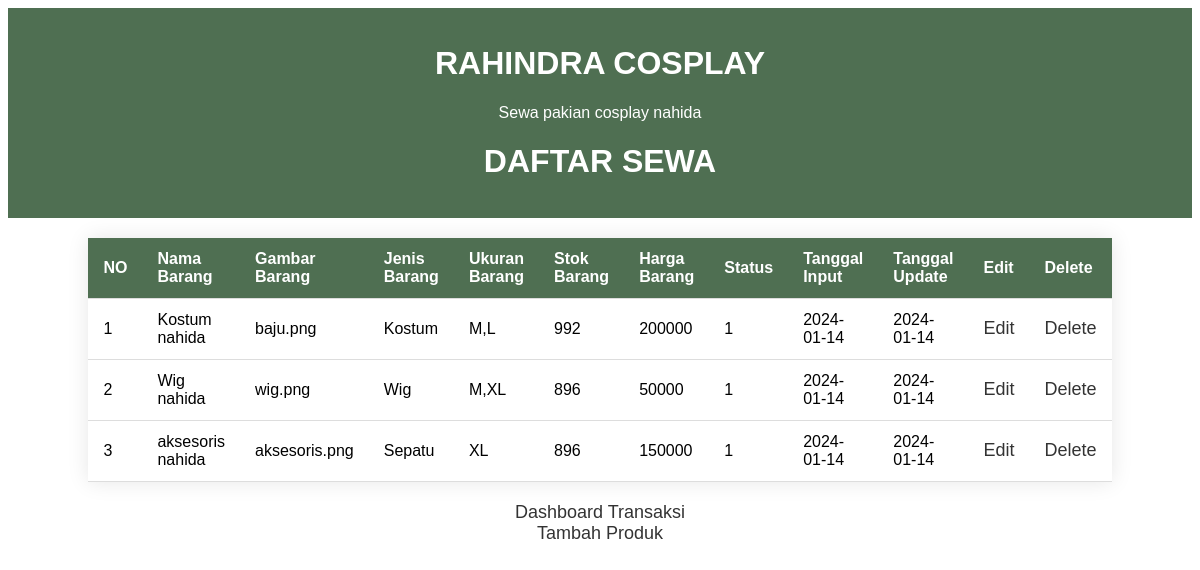
Screenshot of /admin/dashboardProduct.php (signed in) with the database file from the repository.
### tables this page shows
CREATE TABLE `barang` (
  `id_barang` int(11) NOT NULL,
  `nama_barang` varchar(80) NOT NULL,
  `gambar_barang` varchar(150) NOT NULL,
  `jenis_barang` varchar(50) NOT NULL,
  `ukuran_barang` varchar(20) NOT NULL,
  `stok_barang` int(11) NOT NULL,
  `harga_barang` double NOT NULL,
  `status` tinyint(1) NOT NULL DEFAULT 1,
  `tgl_input` date NOT NULL DEFAULT current_timestamp(),
  `tgl_update` date NOT NULL DEFAULT current_timestamp()
);

### app/Dbconfig.php (called while the page is built, shortened)
<?php
class Database
{
    private $host       = "localhost";
    private $username   = "root";
    private $pass       = "";
    private $db_name    = "db_human";
    protected function __construct()
    {
        return $this->db = mysqli_connect($this->host, $this->username, $this->pass, $this->db_name);
    }
}

### app/Transaksi.php (called while the page is built, shortened)
<?php
require_once 'Dbconfig.php';
class Transaksi extends DB\Database
{
    function getAllProduct()
    {
        $sql = "SELECT * FROM barang";
        $query = mysqli_query($this->db, $sql);
        while ($data = mysqli_fetch_array($query)) {
            $transaksi[] = $data;
        }
        return $transaksi ?? '';
    }
}

### admin/dashboardProduct.php (the view, shortened to what this page needs)
<!DOCTYPE html>
<html lang="en">
<head>
    <link rel="stylesheet" href="../css/dashboardAdmin.css">
    <?php
    require '../app/Transaksi.php';
    $trans = new Transaksi();
    ?>
</head>
<body>
<header>
        <h1 style="color: white;">RAHINDRA COSPLAY</h1>
        <p>Sewa pakian cosplay nahida</p>
        <h1 style="color: white;">DAFTAR SEWA</h1>
    </header>
    <table>
        <thead>
            <tr>
                <th>NO</th>
                <th>Nama Barang</th>
                <th>Gambar Barang</th>
                <th>Jenis Barang</th>
                <th>Ukuran Barang</th>
                <th>Stok Barang</th>
                <th>Harga Barang</th>
                <th>Status</th>
                <th>Tanggal Input</th>
                <th>Tanggal Update</th>
                <th>Edit</th>
                <th>Delete</th>
            </tr>
        </thead>
        <tbody>
            <?php
            $data_trans = $trans->getAllProduct();
            if ($data_trans) {
                $no = 0;
                foreach ($data_trans as $data) {
                    $no++;
                    echo '<tr>
                        <td>' . $no . '</td>
                        <td>' . $data['nama_barang'] . '</td>
                        <td>' . $data['gambar_barang'] . '</td>
                        <td>' . $data['jenis_barang'] . '</td>
                        <td>' . $data['ukuran_barang'] . '</td>
                        <td>' . $data['stok_barang'] . '</td>
                        <td>' . $data['harga_barang'] . '</td>
                        <td>' . $data['status'] . '</td>
                        <td>' . $data['tgl_input'] . '</td>
                        <td>' . $data['tgl_update'] . '</td>
                        <td><a href="edit_produk.php?id_barang='.$data['id_barang']. '">Edit</a></td>
                        <td><a href="delete_produk.php?id_barang='.$data['id_barang']. '" onclick="return confirm("yakin?")">Delete</a></td>
                    </tr>';
                }
            } else {
                echo '<tr><td colspan="8">No data</td></tr>';
            }
            ?>
        </tbody>
    </table>
    <div class="center-container">
        <a href="dashboard.php">Dashboard Transaksi</a>
    </div>
    <div class="center-container">
    <a href="tambah_produk.php">Tambah Produk</a>
    </div>
</body>
</html>

### css/dashboardAdmin.css (style rules this page uses)
body { font-family: Arial, sans-serif; background-color: #fff; margin: 3; padding: 0; }
header { background-color: #4F6F52; color: #fff; padding: 1em; text-align: center; }
table { width: 80%; margin: 20px auto; border-collapse: collapse; box-shadow: 0 0 20px rgba(0, 0, 0, 0.1); background-color: #fff; }
th, td { padding: 12px 15px; text-align: left; border-bottom: 1px solid #ddd; }
th { background-color: #4F6F52; color: #fff; }
a { text-decoration: none; color: #3498db; }

### admin/dashboardProduct.php (style rules this page uses)
.center-container { display: flex; justify-content: center; align-items: center; }
a { color: #333; font-size: 18px; }

### rows the page displays
barang: nama_barang "Kostum nahida", gambar_barang "baju.png", jenis_barang "Kostum", ukuran_barang "M,L", stok_barang "992", harga_barang "200000", status "1", tgl_input "2024-01-14", tgl_update "2024-01-14"
barang: nama_barang "Wig nahida", gambar_barang "wig.png", jenis_barang "Wig", ukuran_barang "M,XL", stok_barang "896", harga_barang "50000", status "1", tgl_input "2024-01-14", tgl_update "2024-01-14"
barang: nama_barang "aksesoris nahida", gambar_barang "aksesoris.png", jenis_barang "Sepatu", ukuran_barang "XL", stok_barang "896", harga_barang "150000", status "1", tgl_input "2024-01-14", tgl_update "2024-01-14"
